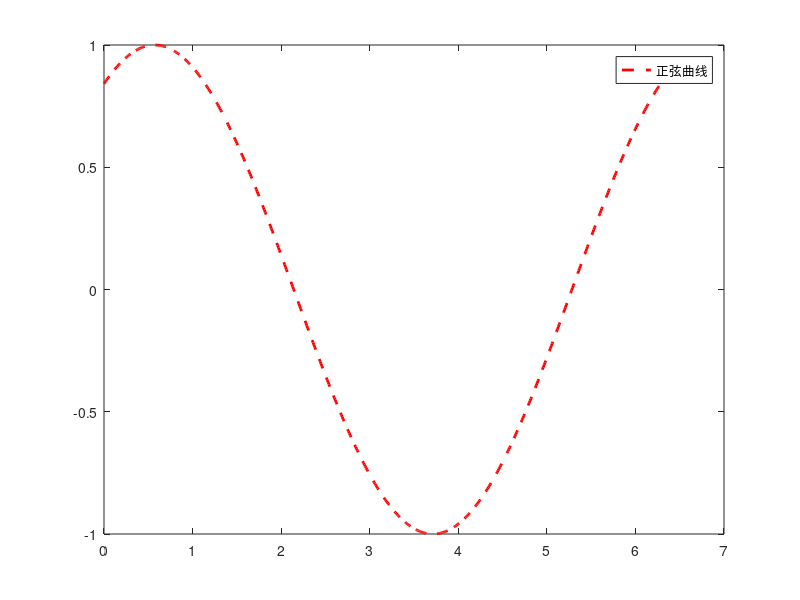
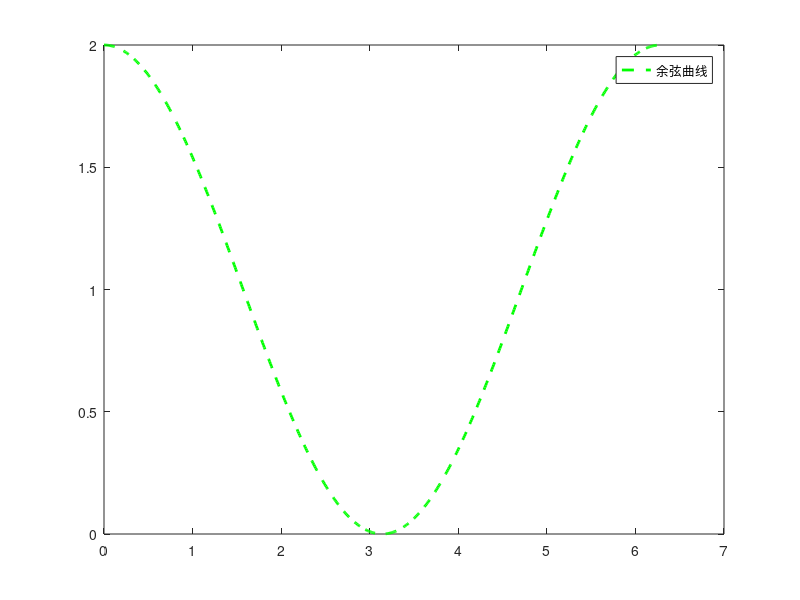

MATLAB code to generate these figures, in order:
x=0:0.01:2*pi;
y1=sin(x+1);
y2=cos(x)+1;
figure
plot(x,y1,'--r','LineWidth',2)
legend("正弦曲线")
figure
plot(x,y2,'--g','LineWidth',2)
legend("余弦曲线")
